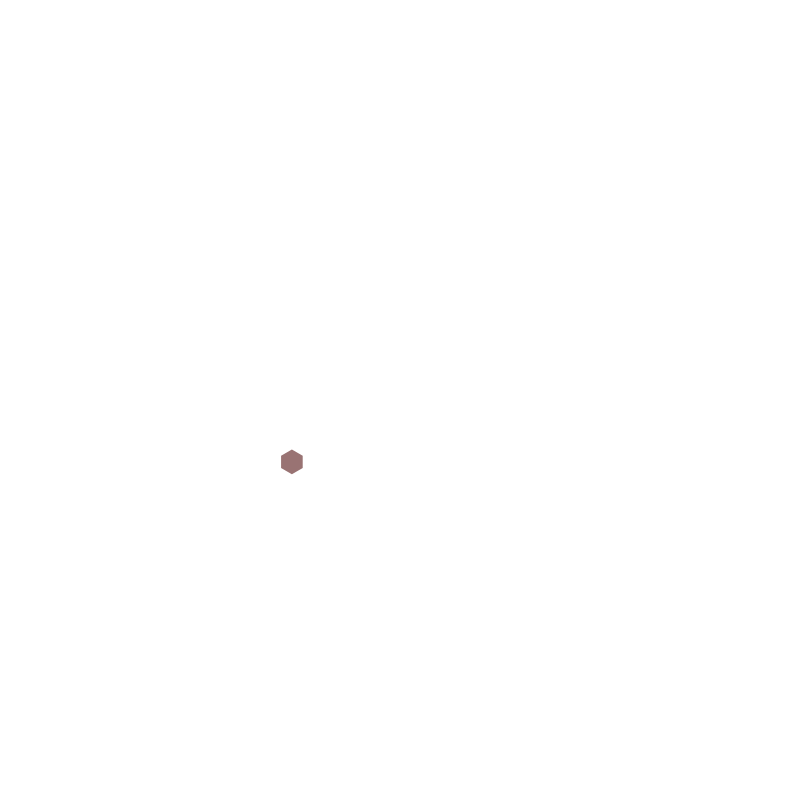
Frame 1 (no input)
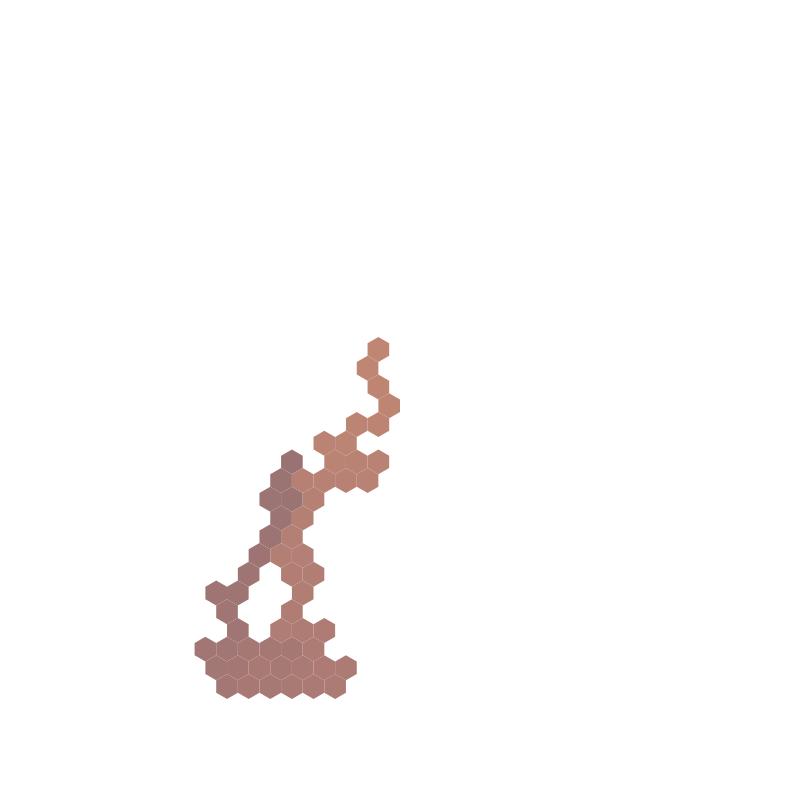
Frame 60 (no input)
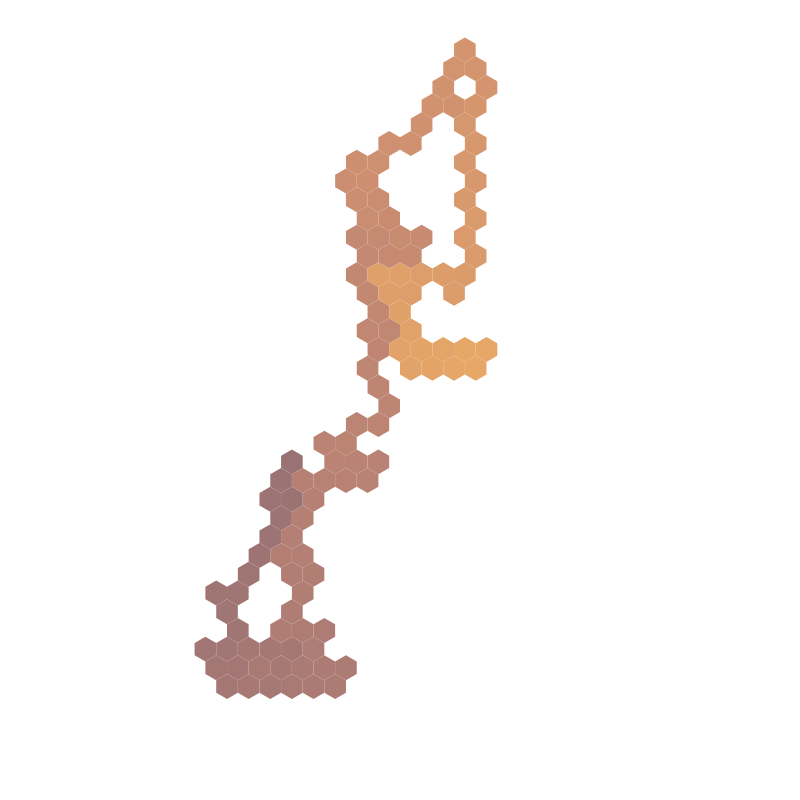
Frame 120 (the mouse pressed at the canvas centre since frame 60)

The p5.js sketch that drew these frames (run headless with seeded random() and noise() and a simulated clock; from frame 60 on, the mouse is pressed at the canvas centre):

// p5.js sketch
// ── sketch.js
const side = 800; // w & h of canva
const nb = 37 // number of hexagons in top line
const thick = 0; // épaisseur entre chaque hexagone

// Calcul des constantes géométriques
const apo_thick = side / (2 * nb);
const apo = apo_thick - thick;
const sq3 = Math.sqrt(3);
const radius_thick = 2 * apo_thick / sq3;
const radius_thick2 = radius_thick / 2;
const radius = 2 * apo / sq3;
const radius2 = radius / 2;

// calcul du nombre d'hexagones par ligne et colone 
const nb_rows = 2 * nb - 1;
const nb_cols = nb

var grad = 0 // variables d'icrémentation du garient
var color_index = 0 // couleur de la case

// grille des cases hexagonales
let grid = new Array(nb_rows).fill().map(() => new Array(nb_cols).fill());

let stack = []; // utilisé dans la création du "maze"
var started = false;
const fr = 60; // frame rate

function setup() {
  createCanvas(side, side);
  started = true
  colorMode(HSB, 360, 100, 100, 250)
  frameRate(fr);
  init()
}

function draw() {
  if (started){
    draw_next()
  }
}

// initiation de la grille
function init() {

  make_grid(); // création de la grille

  // selection de la case de départ
  var a = Math.floor(random(2, nb_rows) / 2)
  if (a % 2) { a += 1 }

  stack = [grid[a][a - 2]] // ajout au stack de la case de départ
}

// dessine le prochain hex et joue une note (si possible)
function draw_next() {
  var current_cell = stack[stack.length - 1]
  if (!current_cell.visited) {
    draw_hex(current_cell);
    current_cell.visited = true;
  }
  var next_cell_index = get_random_unvisited_neighbour(current_cell);
  if (next_cell_index == -1) {
    stack.pop()
    if (stack.length == 0) {
      noLoop()
    }
  } else {
    open(current_cell, next_cell_index);
    var l = current_cell.links[next_cell_index]
    stack.push(grid[l[0]][l[1]]);
  }
}


// pour dessiner un hexagone
function draw_hex(hex) {
  const p = get_points(hex.x, hex.y);
  noStroke()
  fill(color_index, 25 + color_index % 75, 60 + color_index % 40);

  beginShape();
  vertex(p[0][0], p[0][1])
  vertex(p[1][0], p[1][1])
  vertex(p[2][0], p[2][1])
  vertex(p[3][0], p[3][1])
  vertex(p[4][0], p[4][1])
  vertex(p[5][0], p[5][1])
  endShape();

  color_index += grad;
}

// pour compter le nombre de cells au total dans la grille
// utile pour le gradient
function count_cells() {
  var cnt = 0;
  grid.forEach(i => {
    i.forEach(j => {
      if (j !== undefined) {
        cnt += 1
      }
    });
  });
  return cnt;
}

// pour obtenir les points d'un hexagone basé sur son centre
function get_points(x, y) {
  return [
    [x - apo, y - radius2],
    [x, y - apo * 2 / sq3],
    [x + apo, y - radius2],
    [x + apo, y + radius2],
    [x, y + apo * 2 / sq3],
    [x - apo, y + radius2]
  ]
}

// pour créer la grille
function make_grid() {
  for (var i = 0; i < nb_rows; i++) {
    for (var j = (i % 2); j < nb_cols; j += 2) {
      grid[i][j] = make_hex(i, j);
    }
  }
  for (var i = 0; i < nb_rows; i++) {
    for (var j = (i % 2); j < nb_cols; j += 2) {
      if (i - 1 >= 0) {
        if (j - 1 >= 0) {
          grid[i][j].links.push([i - 1, j - 1])
        } if (j + 1 < nb_cols) {
          grid[i][j].links.push([i - 1, j + 1])
        }
      }
      if (i - 2 >= 0) {
        grid[i][j].links.push([i - 2, j])
      }
      if (i + 1 < nb_rows) {
        if (j - 1 >= 0) {
          grid[i][j].links.push([i + 1, j - 1])
        } if (j + 1 < nb_cols) {
          grid[i][j].links.push([i + 1, j + 1])
        }
      }
      if (i + 2 < nb_rows) {
        grid[i][j].links.push([i + 2, j])
      }
    }
  }
  grad = 360 / count_cells()
}

// pour créer l'objet hexagone
function make_hex(i, j) {
  return {
    i: i,
    j: j,
    x: (i + 1) * apo_thick,
    y: apo_thick * 2 / sq3 + j * (apo_thick * 2 / sq3 + radius_thick2),
    walls: [true, true, true, true, true, true], // chemins vers les voisins
    links: [], // voisins
    visited: false
  }
}

// pour obtenir un hexagone voisin non visité
function get_random_unvisited_neighbour(hex) {
  var fails = 0;
  var n = Math.floor(random(0, hex.links.length));
  while (fails < hex.links.length) {
    var l = hex.links[n]
    if (grid[l[0]][l[1]].visited == false) {
      return n;
    } else {
      n = (n + 1) % hex.links.length
      fails += 1
    }
  }
  return -1
}

// pour indiquer quel chemin est déjà pris
function open(hex, n) {
  var index = hex.links[n]
  var door = -1;
  if (index[0] == hex.i + 1) {
    if (index[1] == hex.j + 1) {
      door = 3;
    } else if (index[1] == hex.j - 1) {
      door = 1;
    }
  } else if (index[0] == hex.i - 2 && index[1] == hex.j) {
    door = 5;
  } else if (index[0] == hex.i + 2 && index[1] == hex.j) {
    door = 2;
  } else if (index[0] == hex.i - 1) {
    if (index[1] == hex.j + 1) {
      door = 4;
    } else if (index[1] == hex.j - 1) {
      door = 0;
    }
  }
  hex.walls[door] = false;
  var l = hex.links[n]
  grid[l[0]][l[1]].walls[(door + 3) % 6] = false
}
// ── style.css
/* style.css */

html, body {
  height: 100%;
}

body {
  margin: 0;
  display: flex;

  /* This centers our sketch horizontally. */
  justify-content: center;

  /* This centers our sketch vertically. */
  align-items: center;
}

button {
  background-color: #771d63; 
  color: white;
  border: none; 
  border-radius: 8px;
  padding: 10px 20px;
  font-size: 16px;
  cursor: pointer;
}

button:hover {
  background-color: #672059; /* Couleur plus sombre au survol */
}
